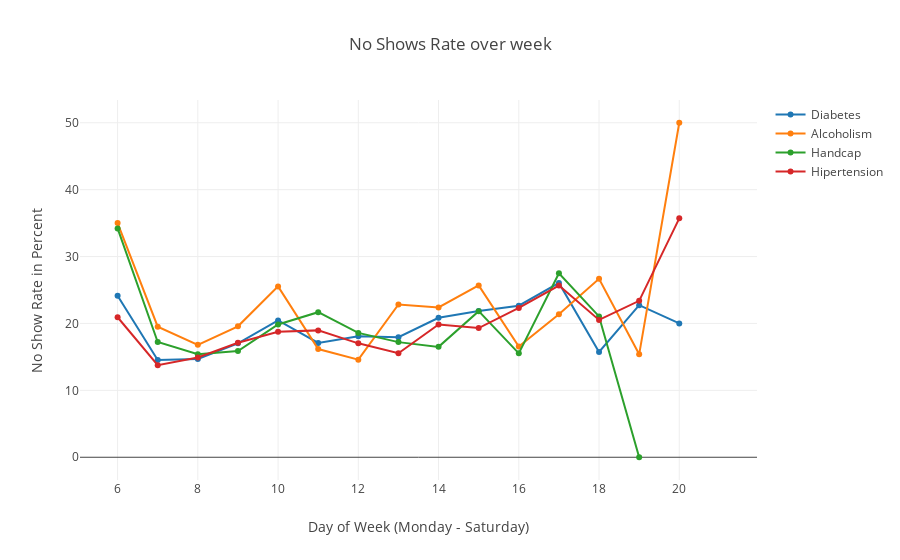

Write notebook code for a chart like this one.
### Code cell
Diabetes = disease_data[disease_data['Category'] == 'Diabetes']
Alcoholism = disease_data[disease_data['Category'] == 'Alcoholism']
Handcap = disease_data[disease_data['Category'] == 'Handcap']
Hipertension = disease_data[disease_data['Category'] == 'Hipertension']


trace0 = go.Scatter(
    x= Diabetes['HourOfDay'],
    y=Diabetes['No Show Rate']*100,
    mode= 'lines+markers',
    text=Diabetes['Category'],
    name="Diabetes")

trace1 = go.Scatter(
    x= Alcoholism['HourOfDay'],
    y=Alcoholism['No Show Rate']*100,
    mode= 'lines+markers',
    text=Alcoholism['Category'],
    name="Alcoholism")

trace2 = go.Scatter(
    x= Handcap['HourOfDay'],
    y=Handcap['No Show Rate']*100,
    mode= 'lines+markers',
    text=Handcap['Category'],
    name='Handcap')

trace3 = go.Scatter(
    x= Hipertension['HourOfDay'],
    y=Hipertension['No Show Rate']*100,
    mode= 'lines+markers',
    text=Hipertension['Category'],
    name='Hipertension')

layout = dict(title = "No Shows Rate over week",hovermode='closest',xaxis=dict({"title":"Day of Week (Monday - Saturday)"}),
             yaxis=dict({"title":"No Show Rate in Percent"}))
dat = [trace0,trace1,trace2,trace3]
fig = go.Figure(data=dat,layout=layout)
iplot(fig,filename='basic-line')

### Figure 1 — Plotly figure (JSON) as saved in the notebook; plotly's stock layout.template omitted (floating-point values rounded to 4 significant figures)
{"data": [{"mode": "lines+markers", "name": "Diabetes", "text": ["Diabetes", "Diabetes", "Diabetes", "Diabetes", "Diabetes", "Diabetes", "Diabetes", "Diabetes", "Diabetes", "Diabetes", "Diabetes", "Diabetes", "Diabetes", "Diabetes", "Diabetes", "Diabetes"], "type": "scatter", "x": [6, 7, 8, 9, 10, 11, 12, 13, 14, 15, 16, 17, 18, 19, 20, 21], "y": [24.14, 14.54, 14.68, 17.03, 20.44, 17.08, 18.1, 17.94, 20.85, 21.85, 22.65, 26.06, 15.73, 22.73, 20, null]}, {"mode": "lines+markers", "name": "Alcoholism", "text": ["Alcoholism", "Alcoholism", "Alcoholism", "Alcoholism", "Alcoholism", "Alcoholism", "Alcoholism", "Alcoholism", "Alcoholism", "Alcoholism", "Alcoholism", "Alcoholism", "Alcoholism", "Alcoholism", "Alcoholism", "Alcoholism"], "type": "scatter", "x": [6, 7, 8, 9, 10, 11, 12, 13, 14, 15, 16, 17, 18, 19, 20, 21], "y": [35, 19.52, 16.8, 19.57, 25.54, 16.17, 14.58, 22.83, 22.4, 25.69, 16.56, 21.37, 26.67, 15.38, 50, null]}, {"mode": "lines+markers", "name": "Handcap", "text": ["Handcap", "Handcap", "Handcap", "Handcap", "Handcap", "Handcap", "Handcap", "Handcap", "Handcap", "Handcap", "Handcap", "Handcap", "Handcap", "Handcap", "Handcap", "Handcap"], "type": "scatter", "x": [6, 7, 8, 9, 10, 11, 12, 13, 14, 15, 16, 17, 18, 19, 20, 21], "y": [34.21, 17.23, 15.41, 15.87, 19.85, 21.69, 18.58, 17.21, 16.5, 21.83, 15.53, 27.5, 21.05, 0, null, null]}, {"mode": "lines+markers", "name": "Hipertension", "text": ["Hipertension", "Hipertension", "Hipertension", "Hipertension", "Hipertension", "Hipertension", "Hipertension", "Hipertension", "Hipertension", "Hipertension", "Hipertension", "Hipertension", "Hipertension", "Hipertension", "Hipertension", "Hipertension"], "type": "scatter", "x": [6, 7, 8, 9, 10, 11, 12, 13, 14, 15, 16, 17, 18, 19, 20, 21], "y": [20.93, 13.75, 14.92, 17.12, 18.77, 18.96, 17.03, 15.54, 19.84, 19.31, 22.31, 25.67, 20.53, 23.38, 35.71, null]}], "layout": {"hovermode": "closest", "title": "No Shows Rate over week", "xaxis": {"title": "Day of Week (Monday - Saturday)"}, "yaxis": {"title": "No Show Rate in Percent"}}}
